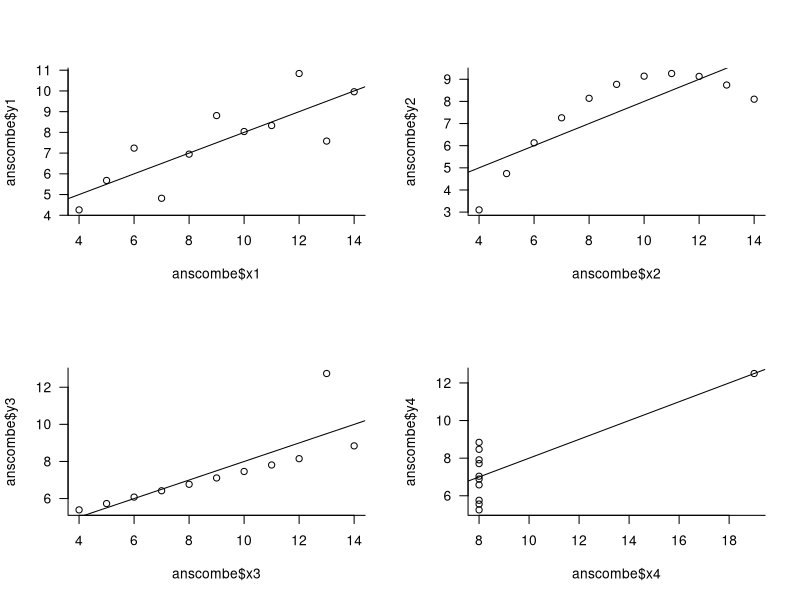
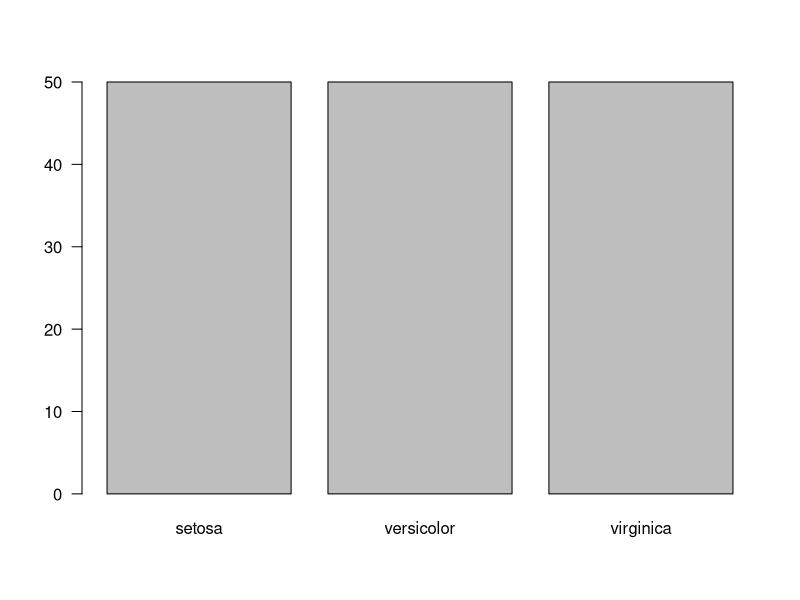
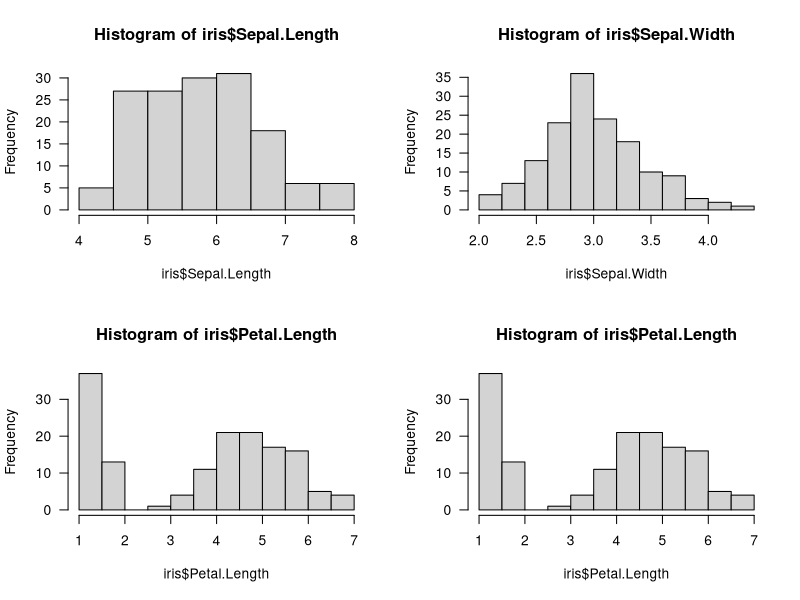
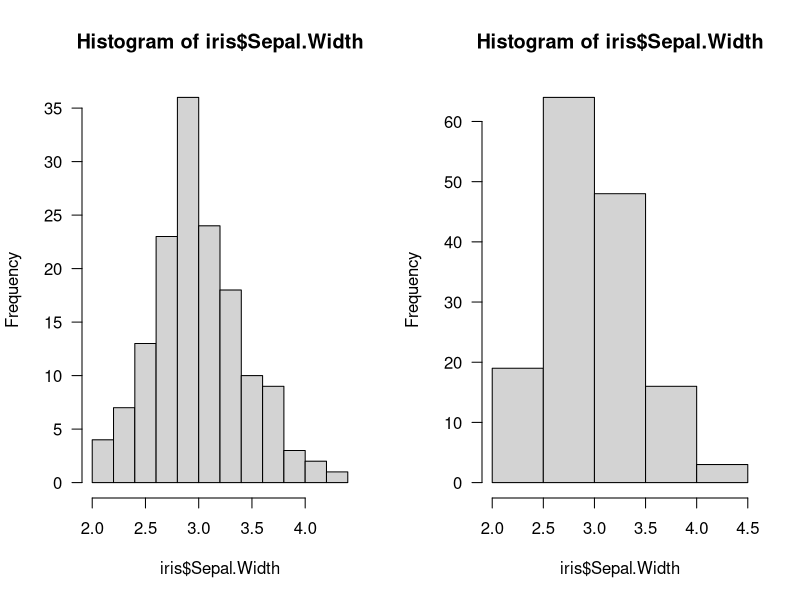
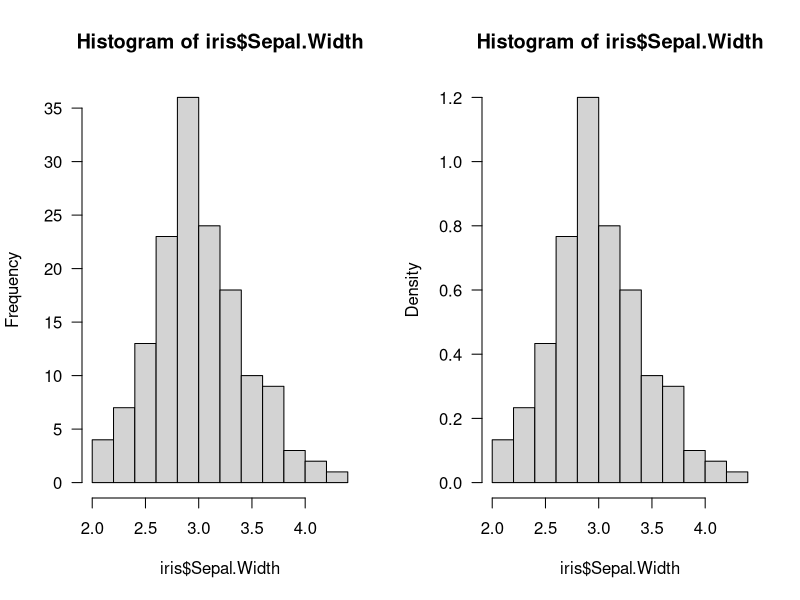
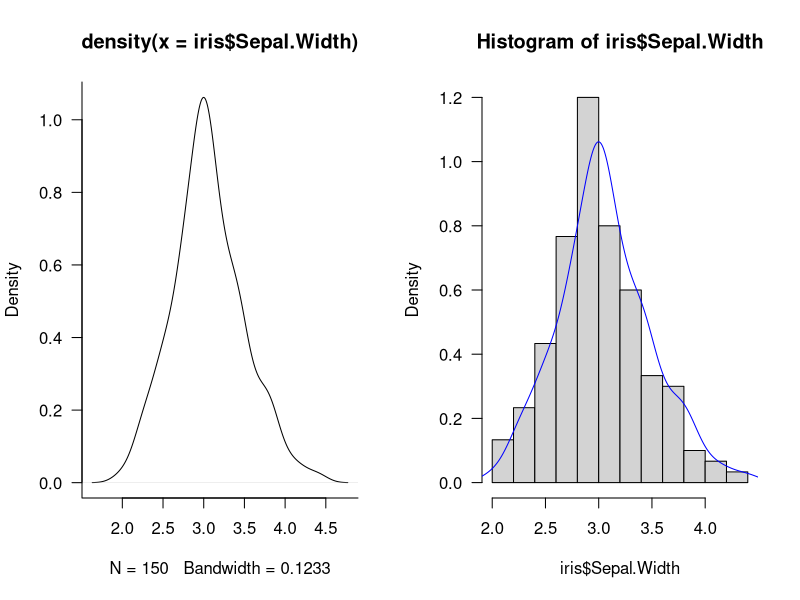
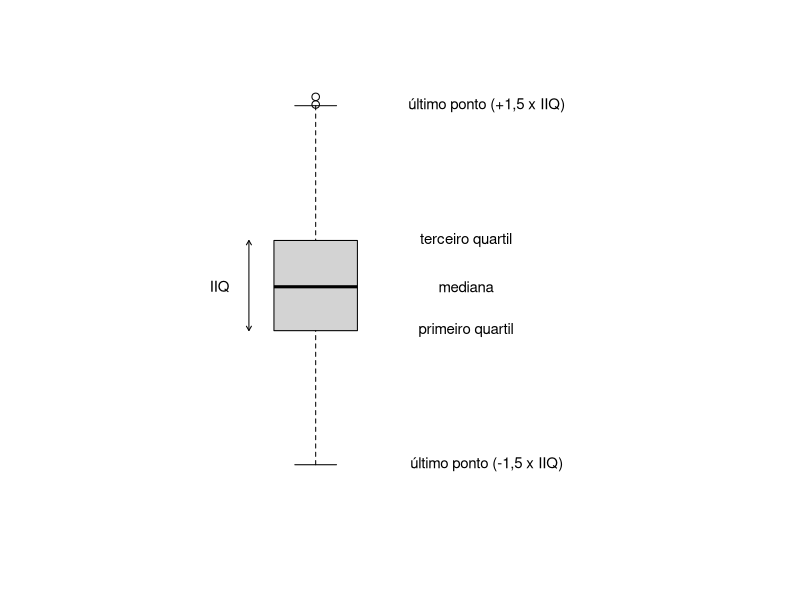
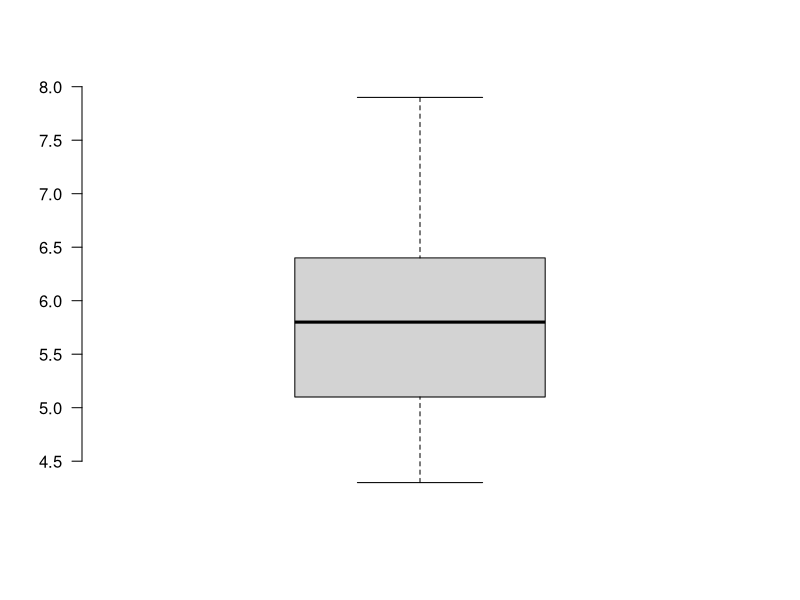

The R source for these figures, in order:
## ---- chunk 1
knitr::opts_chunk$set(echo = TRUE, results='hide', fig.show = "hide")
library(knitr)
library(kableExtra)
## ---- chunk 2
data("anscombe")
## ---- chunk 3
dim(anscombe) # dimensao dos dados, N de linhas e N de colunas
head(anscombe) # seis primeiras linhas dos dados
class(anscombe) # classe do objeto
str(anscombe) # estrutura do objeto
## ---- chunk 4
mean(anscombe$x1)
mean(anscombe$x2)
mean(anscombe$x3)
mean(anscombe$x4)
## ---- chunk 5
# o mesmo calculo, agora apenas em 1 linha de comando
## media de todos os vetores x
apply(anscombe[,1:4], 2, mean) #aplica uma funcao a todas as linhas de um objeto
## media de todos os vetores y
apply(anscombe[,5:8], 2, mean)
## ---- chunk 6
# variância dos dados
apply(anscombe, 2, var) # aplica a funcao var a todas as linhas do objeto
## ---- chunk 7
# correlação
cor(anscombe$x1, anscombe$y1)
cor(anscombe$x2, anscombe$y2)
cor(anscombe$x3, anscombe$y3)
cor(anscombe$x4, anscombe$y4)
# coeficiente de regressão
## primeiro criamos objetos com as regressoes dos quatro conjuntos
m1 <- lm(anscombe$y1 ~ anscombe$x1)
m2 <- lm(anscombe$y2 ~ anscombe$x2)
m3 <- lm(anscombe$y3 ~ anscombe$x3)
m4 <- lm(anscombe$y4 ~ anscombe$x4)
## vamos criar agora uma lista com todos os modelos para facilitar o trabalho
mlist <- list(m1, m2, m3, m4)
## agora sim podemos calcular de forma menos repetitiva os coeficientes de regressao
lapply(mlist, coef) 
## ---- chunk 8
anscombe
## ---- chunk 9
# funcao par para definir as configuracoes da janela grafica entre em ?par
par(mfrow=c(2, 2), #abre uma janela gráfica com 2 linhas  e 2 colunas
    las=1, # deixa as legendas dos eixos na vertical
    bty="l") # tipo do box do grafico em L 
plot(anscombe$y1 ~ anscombe$x1) #plot das variaveis
abline(mlist[[1]]) # adicionando a reta prevista pelo modelo de regressao
plot(anscombe$y2 ~ anscombe$x2)
abline(mlist[[2]])
plot(anscombe$y3 ~ anscombe$x3)
abline(mlist[[3]])
plot(anscombe$y4 ~ anscombe$x4)
abline(mlist[[4]])
par(mfrow=c(1, 1)) # retorna a janela grafica para o padrao de 1 linha e 1 coluna
## ---- chunk 10
data(iris)
## ---- chunk 11
head(iris)
summary(iris) 
## ---- chunk 12
table(iris$Species)
## ---- chunk 13
# media do comprimento de sepala por especie
tapply(X = iris$Sepal.Length, INDEX = list(iris$Species), FUN = mean)
# a mesma tarefa, executada por outra funcao. Outros argumentos e outra saída
aggregate(x = iris$Sepal.Length, by = list(iris$Species), FUN = mean)
# ainda a mesma tarefa, com a mesma função mas em uma notação diferente
aggregate(Sepal.Length ~ Species, data = iris, mean)
## ---- chunk 14
aggregate(Sepal.Length ~ Species, data = iris, mean)
aggregate(Sepal.Width ~ Species, data = iris, mean)
aggregate(Petal.Length ~ Species, data = iris, mean)
## ---- chunk 15
tapply(X = iris$Sepal.Length, INDEX = list(iris$Species), FUN = sd)
tapply(X = iris$Sepal.Width, INDEX = list(iris$Species), FUN = sd)
tapply(X = iris$Petal.Length, INDEX = list(iris$Species), FUN = sd)
tapply(X = iris$Petal.Width, INDEX = list(iris$Species), FUN = sd)
## ---- chunk 16
# criando matriz de 3 colunas - uma para cada sp - e 4 linhas - uma para cada metrica
medias <- matrix(NA, ncol = 3, nrow = 4)
# definindo o nome das colunas e das linhas da matriz
colnames(medias) <- unique(iris$Species)
rownames(medias) <- names(iris)[-5]
for (i in 1:4){
medias[i,] <- tapply(iris[,i], iris$Species, mean)  
}
## ---- chunk 17
knitr::kable(medias) %>% 
  kable_styling(full_width = F)
## ---- chunk 18
vars <- iris[, -5]
apply(vars, 2, mean)
## ---- chunk 19
apply(vars, 2, median)
## ---- chunk 20
freq_sl <- sort(table(iris$Sepal.Length), decreasing = TRUE)
freq_sl[1]
## ---- chunk 21
apply(vars, 2, var)
## ---- chunk 22
sd01 <- apply(vars, 2, sd)
# outra forma:
sd02 <- apply(vars, 2, function(x) sqrt(var(x)))
sd01
sd02
sd01 == sd02
## ---- chunk 23
cv <- function(x){
  sd(x)/mean(x)*100
}
apply(vars, 2, cv)
## ---- chunk 24
# sumario de 5 numeros
apply(vars, 2, quantile)
# 5%, 50% e 95%
apply(vars, 2, quantile, probs=c(0.05, 0.5, 0.95))
## ---- chunk 25
# a funcao range nos retorna os valores minimo e maximo
apply(vars, 2, range)
# aplicando a funcao diff ao resultado do range, temos o valor desejado
# uma boa pratica é nunca sobrescrever um objeto já existente no R, por isso
# nunca nomeie um objeto com um nome já existente
my_range <- function(x){ 
  diff(range(x)) 
}
apply(vars, 2, my_range)
## ---- chunk 26
apply(vars, 2, IQR)
## ---- chunk 27
cor(vars)
## ---- chunk 28
barplot(table(iris$Species))
## ---- chunk 29
par(mfrow=c(2, 2))
hist(iris$Sepal.Length)
hist(iris$Sepal.Width)
hist(iris$Petal.Length)
hist(iris$Petal.Length)
par(mfrow=c(1, 1))
## ---- chunk 30
par(mfrow=c(1, 2))
hist(iris$Sepal.Width)
hist(iris$Sepal.Width, breaks = 4)
par(mfrow=c(1, 1))
## ---- chunk 31
par(mfrow=c(1, 2))
hist(iris$Sepal.Width)
hist(iris$Sepal.Width, freq = FALSE)
par(mfrow=c(1, 1))
## ---- chunk 32
par(mfrow=c(1, 2))
# plot da curva de densidade
plot(density(iris$Sepal.Width))
# plot da curva de densidade sobre o histograma de densidade
hist(iris$Sepal.Width, freq = FALSE)
lines(density(iris$Sepal.Width), col="blue") # note que agora estamos usando a funcao o comando add=TRUE
par(mfrow=c(1, 1))
## ---- chunk 33
set.seed(2)
par(bty = "n")
bp <- rnorm(1000, 0, 0.1)
boxplot(bp, yaxt = "n", xlim = c(0,3), ylim = c(-0.3, 0.3))
text(x=1.82, y = min(bp), "último ponto (-1,5 x IIQ)", cex=.9)
text(x=1.72, y = quantile(bp)[2], "primeiro quartil", cex=.9)
text(x=1.72, y = median(bp), "mediana", cex=.9)
text(x=1.72, y = quantile(bp)[4], "terceiro quartil", cex=.9)
text(x=1.82, y = bp[203], "último ponto (+1,5 x IIQ)", cex=.9)
arrows(x0=0.68, x1 = 0.68, y0=quantile(bp)[2], y1=quantile(bp)[4], code = 3, length=0.05)
text(x = 0.54, y = median(bp), "IIQ", cex=.9)
## ---- chunk 34
boxplot(iris$Sepal.Length)
boxplot(iris$Sepal.Width)
boxplot(iris$Petal.Length)
boxplot(iris$Petal.Width)
## ---- chunk 35
boxplot(Sepal.Length ~ Species, data = iris)
boxplot(Sepal.Width ~ Species, data = iris)
boxplot(Petal.Length ~ Species, data = iris)
boxplot(Petal.Width ~ Species, data = iris)
## ---- chunk 36
boxplot(iris$Sepal.Width)
my_boxplot <- boxplot(iris$Sepal.Width, plot=FALSE)
my_boxplot
# o objeto é uma lista e os valores outliers estão guardados no elemento $out da lista
outliers <- my_boxplot$out
#qual a posicao dos outliers
which(iris$Sepal.Width %in% outliers)
# vamos usar a posicao para indexar o objeto
iris[which(iris$Sepal.Width %in% outliers), c("Sepal.Width", "Species")]
## ---- chunk 37
boxplot(Sepal.Width ~ Species, data = iris)
my_boxplot2 <- boxplot(Sepal.Width ~ Species, data=iris, plot=FALSE)
my_boxplot2
# o objeto é uma lista e os valores outliers estão guardados no elemento $out da lista
outliers2 <- my_boxplot2$out
# neste caso, queremos apenas os outliers da especie setosa
# vamos usar a posicao para indexar o objeto
iris[iris$Sepal.Width %in% outliers2 & 
       iris$Species == "setosa", 
     c("Sepal.Width", "Species")]
## ---- chunk 38
par(mfrow = c(1,3))
qqnorm(iris$Sepal.Length[iris$Species == "setosa"], 
       main = "setosa")
qqline(iris$Sepal.Length[iris$Species == "setosa"])
qqnorm(iris$Sepal.Length[iris$Species == "versicolor"], 
       main = "versicolor")
qqline(iris$Sepal.Length[iris$Species == "versicolor"])
qqnorm(iris$Sepal.Length[iris$Species == "virginica"], 
       main = "virginica")
qqline(iris$Sepal.Length[iris$Species == "virginica"])
par(mfrow=c(1,1))
## ---- chunk 39
pairs(vars)
## ---- chunk 40
# EXEPCIONALMENTE vamos carregar o pacote agora, já que esse é um exercício bonus. 
library("GGally")
ggpairs(vars)
